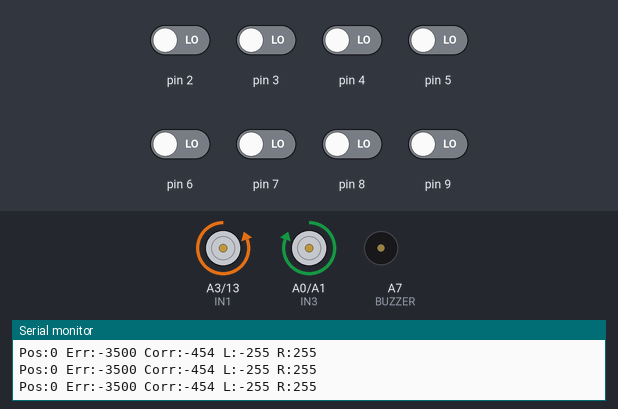
A sketch run on a simulated Arduino Nano, built with avr-gcc and run on an emulated ATmega328P. Shown: motor-driver pin pairs drawn as motors (green arrow = first pin HIGH = forward, orange = second pin HIGH = backward, longer = more drive, scaled by the enable pin), buzzer (waves = sounding), the last lines printed to the serial monitor. Inputs (shaded band) come from the test bench; at power-on: pin 2–9 LOW.

Above: at 17.8 s.
17.9 s: pin 6 driven HIGH
At 18.3 s:
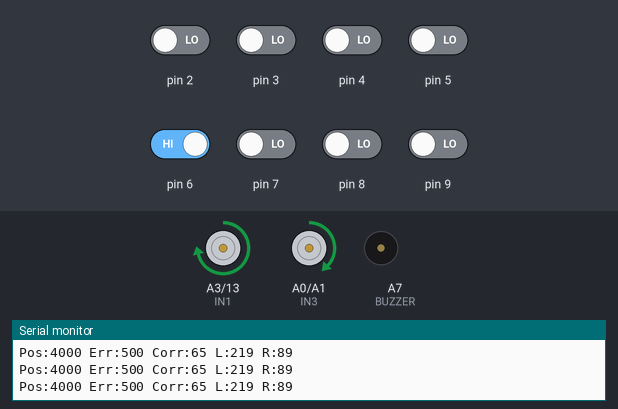
19.4 s: pin 2 driven HIGH
At 20.6 s:
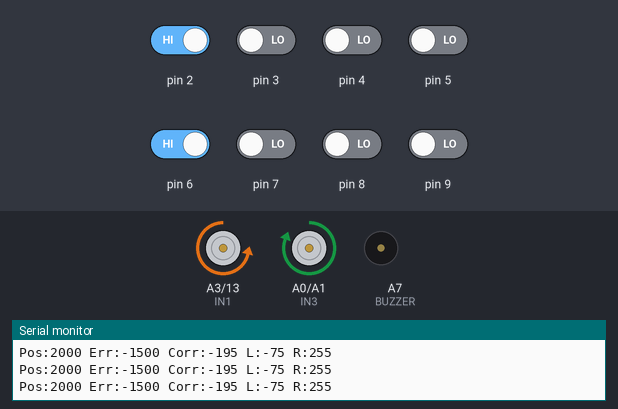
20.9 s: pin 5 driven HIGH
At 21.7 s:
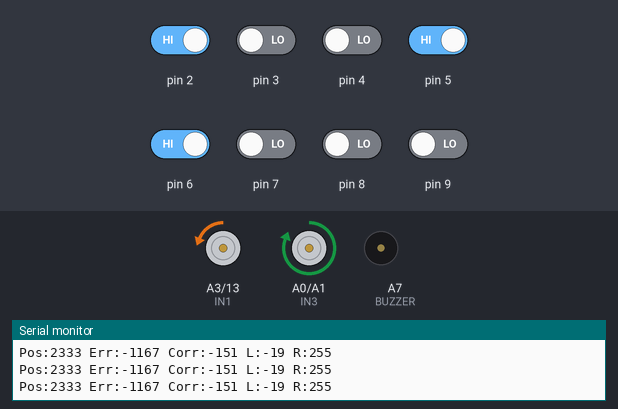
22.4 s: pin 7 driven HIGH
At 22.8 s:
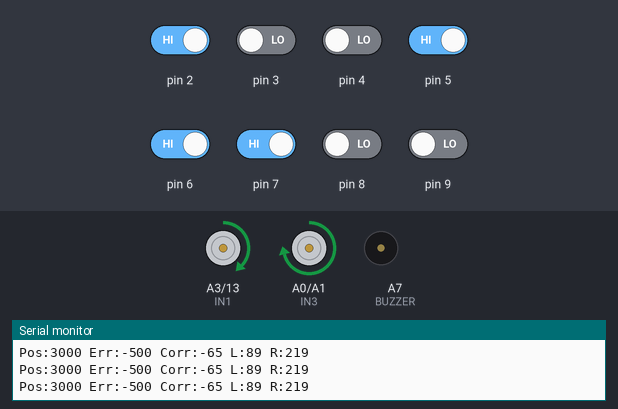
23.9 s: pin 3 driven HIGH
At 25.1 s:
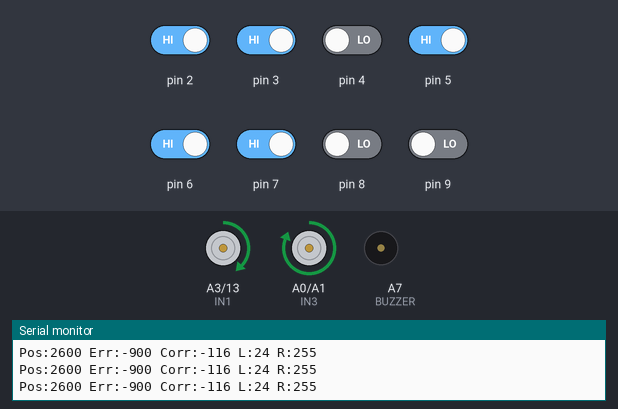
25.4 s: pin 9 driven HIGH
At 26.4 s:
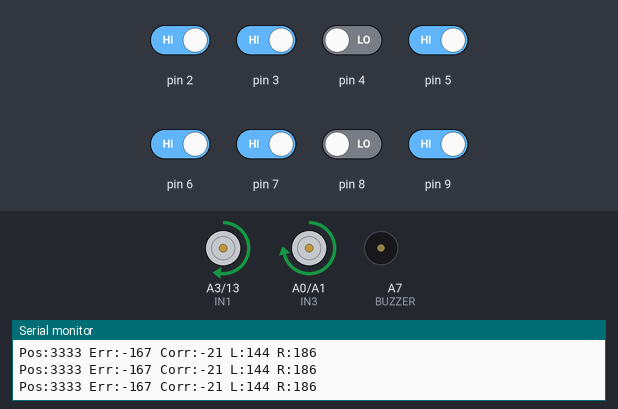
Timing chart, 0 to 27.9 s (numbered marks = the images above; inputs shaded):
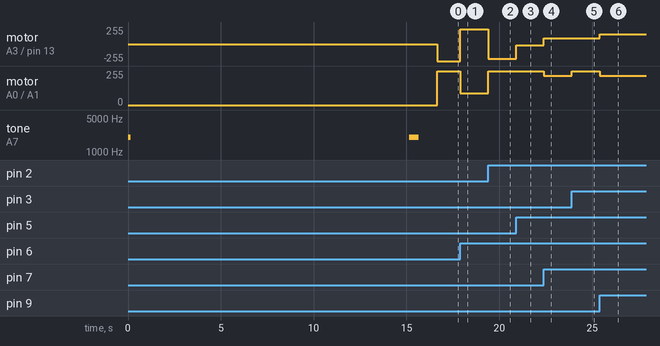

Measured:
- after the input at 17.9 s, motor on A3 (IN1) / pin 13 (IN2): backward 255/255 → forward 219/255 at once; motor on A0 (IN3) / A1 (IN4): forward 255/255 → forward 89/255 at once
- after the input at 19.4 s, motor on A3 (IN1) / pin 13 (IN2): forward 219/255 → backward 219/255 at once; motor on A0 (IN3) / A1 (IN4): forward 89/255 → forward 255/255 at once
- after the input at 20.9 s, motor on A3 (IN1) / pin 13 (IN2): backward 219/255 → backward 19/255 at once
- after the input at 22.4 s, motor on A3 (IN1) / pin 13 (IN2): backward 19/255 → forward 89/255 at once; motor on A0 (IN3) / A1 (IN4): forward 255/255 → forward 219/255 at once
- after the input at 23.9 s, motor on A0 (IN3) / A1 (IN4): forward 219/255 → forward 255/255 at once
- after the input at 25.4 s, motor on A3 (IN1) / pin 13 (IN2): forward 89/255 → forward 144/255 at once; motor on A0 (IN3) / A1 (IN4): forward 255/255 → forward 219/255 at once

The sketch:

nano_rosu_170.ino
```cpp
#include <QTRSensors.h>

QTRSensors qtr;

const uint8_t SensorCount = 8;
uint16_t sensorValues[SensorCount];

// ================= PID =================

float Kp = 0.13;
float Ki = 0.0;
float Kd = 0.75;

long integral = 0;
int lastError = 0;

// ================= VITEZA =================

int baseSpeed = 170;

// ================= L298N =================

const int ENA = 10;
const int IN1 = A3;
const int IN2 = 13;

const int ENB = 11;
const int IN3 = A0;
const int IN4 = A1;

// ================= BUZZER =================

const int BUZZER = A7;

// ================= MOTOARE =================

void motorLeft(int speed)
{
  speed = constrain(speed, -255, 255);

  if (speed >= 0)
  {
    digitalWrite(IN1, HIGH);
    digitalWrite(IN2, LOW);
  }
  else
  {
    digitalWrite(IN1, LOW);
    digitalWrite(IN2, HIGH);
    speed = -speed;
  }

  analogWrite(ENA, speed);
}

void motorRight(int speed)
{
  speed = constrain(speed, -255, 255);

  if (speed >= 0)
  {
    digitalWrite(IN3, HIGH);
    digitalWrite(IN4, LOW);
  }
  else
  {
    digitalWrite(IN3, LOW);
    digitalWrite(IN4, HIGH);
    speed = -speed;
  }

  analogWrite(ENB, speed);
}

// ================= SETUP =================

void setup()
{
  Serial.begin(115200);

  pinMode(BUZZER, OUTPUT);

  pinMode(ENA, OUTPUT);
  pinMode(ENB, OUTPUT);

  pinMode(IN1, OUTPUT);
  pinMode(IN2, OUTPUT);

  pinMode(IN3, OUTPUT);
  pinMode(IN4, OUTPUT);

  qtr.setTypeRC();

  qtr.setSensorPins(
    (const uint8_t[]){2,3,4,5,6,7,8,9},
    SensorCount
  );

  tone(BUZZER, 2000);
  delay(150);
  noTone(BUZZER);

  Serial.println("Calibrare...");

  // În timpul calibrării plimbă robotul peste linie
  for(int i = 0; i < 500; i++)
  {
    qtr.calibrate();
    delay(5);
  }

  Serial.println("START");

  tone(BUZZER,2000);
  delay(500);
  noTone(BUZZER);

  delay(1000);
}

// ================= LOOP =================

void loop()
{
  uint16_t position = qtr.readLineBlack(sensorValues);

  int error = position - 3500;

  // Elimină oscilațiile mici
  if(abs(error) < 120)
    error = 0;

  // ================= PID =================

  integral += error;
  integral = constrain(integral, -4000, 4000);

  if(abs(error) > 2000)
    integral = 0;

  int derivative = error - lastError;

  int correction =
      Kp * error +
      Ki * integral +
      Kd * derivative;

  lastError = error;

  // ================= CONTROL VITEZĂ =================

  int speed = baseSpeed - abs(error) / 30;

  speed = constrain(speed, 110, baseSpeed);

  int leftSpeed = speed + correction;
  int rightSpeed = speed - correction;

  leftSpeed = constrain(leftSpeed, -255, 255);
  rightSpeed = constrain(rightSpeed, -255, 255);

  // ================= MOTOARE =================

  motorLeft(leftSpeed);
  motorRight(rightSpeed);

  // ================= DEBUG =================

  Serial.print("Pos:");
  Serial.print(position);

  Serial.print(" Err:");
  Serial.print(error);

  Serial.print(" Corr:");
  Serial.print(correction);

  Serial.print(" L:");
  Serial.print(leftSpeed);

  Serial.print(" R:");
  Serial.println(rightSpeed);

  delay(1);
}
```
